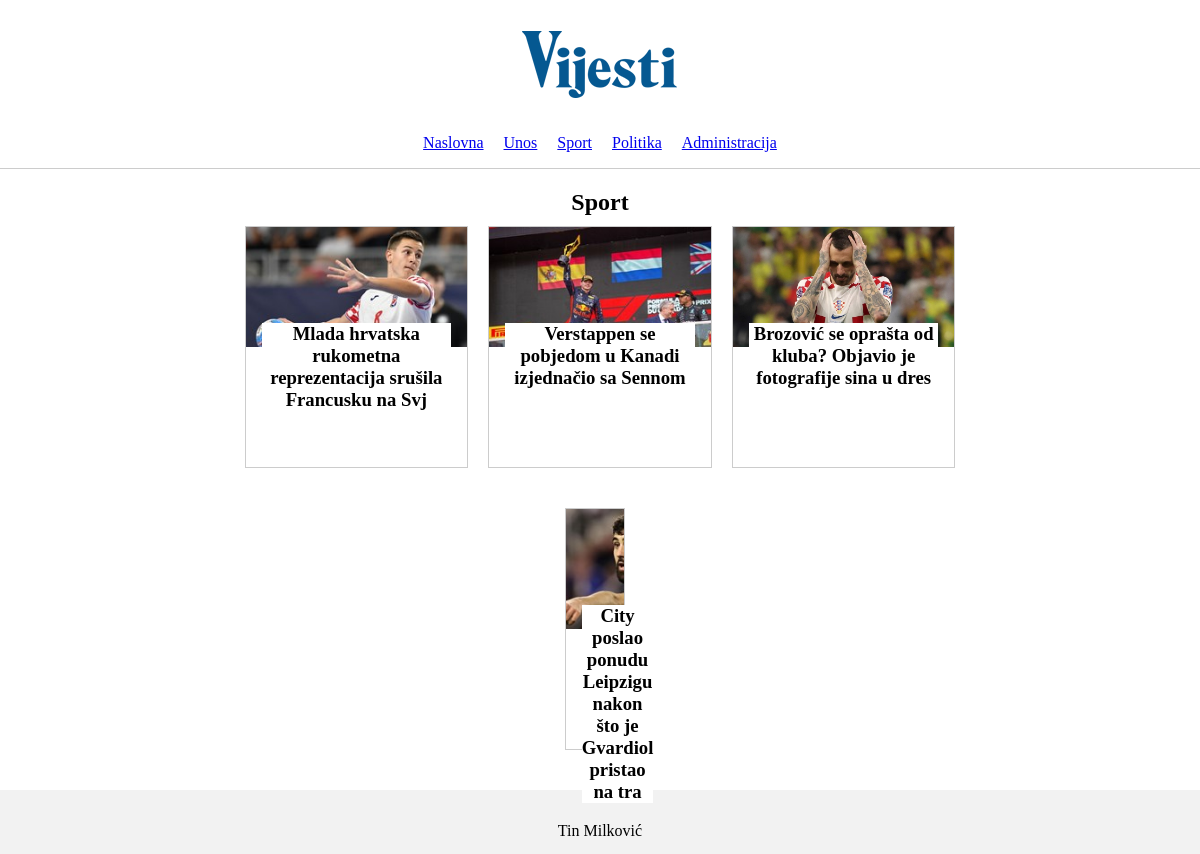
The app's page /kategorija.php?id=sport with its own data.
### tables this page shows
CREATE TABLE `clanak` (
  `id` int(11) NOT NULL,
  `datum` varchar(32) NOT NULL,
  `naslov` varchar(64) NOT NULL,
  `sazetak` text NOT NULL,
  `tekst` text NOT NULL,
  `slika` varchar(64) NOT NULL,
  `kategorija` varchar(64) NOT NULL,
  `arhiva` tinyint(1) NOT NULL
);

### kategorija.php (the view, shortened to what this page needs)
<!DOCTYPE html>
<html lang="en">
<head>
  <link rel="stylesheet" href="style.css" type="text/css">
</head>
<body>
  <header class="header">
    <img src="img/logo.jpg" />
    <nav>
      <ul>
        <li><a href="index.php">Naslovna</a></li>
        <li><a href="unos.php">Unos</a></li>
        <li><a href="kategorija.php?id=sport">Sport</a></li>
        <li><a href="kategorija.php?id=politika">Politika</a></li>
        <li><a href="administrator.php">Administracija</a></li>
      </ul>
    </nav>
  </header>
  <div class="wrapper">
    <?php
    include 'connect.php';
    if (isset($_GET['id'])) {
      $kategorija = $_GET['id'];
    }
    ?>
    <?php
    if (isset($kategorija)) {
      echo '<h2 class="kategorija-naslov">' . ucfirst($kategorija) . '</h2>';
      echo '<div class="red-clanaka">';
      $query = "SELECT * FROM clanak WHERE kategorija='$kategorija'";
      $result = mysqli_query($dbc, $query);
      $count = 0;
      while ($row = mysqli_fetch_array($result)) {
        if ($count % 3 === 0 && $count !== 0) {
          echo '</div><div class="red-clanaka">';
        }
        echo '<div class="clanak-box">';
        echo '<a href="clanak.php?id=' . $row['id'] . '">';
        echo '<img class="clanak-img" src="' . UPLPATH . $row['slika'] . '" />';
        echo '<h3 class="clanak-naslov">' . $row['naslov'] . '</h3>';
        echo '</a>';
        echo '</div>';
        $count++;
      }
      echo '</div>';
    }
    ?>
  </div>
  <footer class="footer">
    <p>Tin Milković</p>
  </footer>
</body>
</html>

### style.css (style rules this page uses)
html, body { height: 100%; margin: 0; padding: 0; display: flex; flex-direction: column; }
.wrapper { flex: 1; display: flex; flex-direction: column; align-items: center; justify-content: center; }
.header { text-align: center; border-bottom: 1px solid #ccc; padding-bottom: 1rem; }
.header img { margin-bottom: 10px; }
.header ul { list-style-type: none; margin: 0; padding: 0; display: flex; justify-content: center; }
.header li { margin: 0 10px; }
.kategorija-naslov { margin-bottom: 10px; font-weight: bold; text-align: center; }
.red-clanaka { display: flex; flex-wrap: wrap; justify-content: center; margin-bottom: 20px; }
.red-clanaka .clanak-box { width: calc(33.33% - 20px); height: 15rem; margin: 0 10px 20px; border: 1px solid #ccc; text-align: center; position: relative; }
.red-clanaka .clanak-box:nth-child(3n + 1) { margin-left: 0; }
.red-clanaka .clanak-box:nth-child(3n) { margin-right: 0; }
.clanak-img { width: 100%; height: 50%; object-fit: cover; }
.clanak-naslov { position: absolute; background-color: white; font-weight: bold; top: 5rem; margin: 1rem; color: black; }
.footer { padding: 1rem 0; height: 2rem; width: 100%; background-color: #f2f2f2; text-align: center; margin-top: auto; }

### records on screen
clanak: slika (picture), naslov "Mlada hrvatska rukometna reprezentacija srušila Francusku na Svj"
clanak: slika (picture), naslov "Verstappen se pobjedom u Kanadi izjednačio sa Sennom"
clanak: slika (picture), naslov "Brozović se oprašta od kluba? Objavio je fotografije sina u dres"
clanak: slika (picture), naslov "City poslao ponudu Leipzigu nakon što je Gvardiol pristao na tra"

### other values on screen
$kategorija "Sport"
